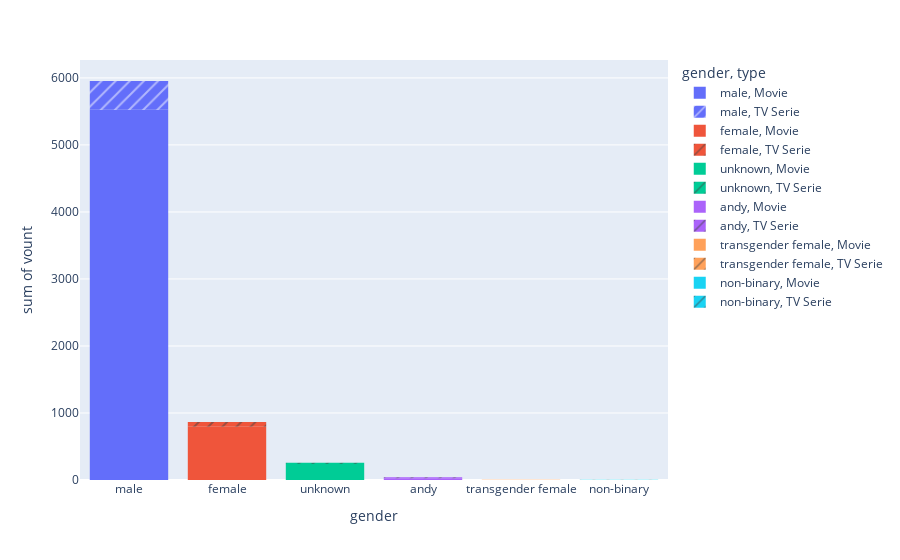

Source (notebook cell):
### Code cell
fig = px.histogram(df, x="gender", y="vount", color="gender", pattern_shape="type")
fig.show()

### Figure 1 — Plotly figure (JSON) as saved in the notebook; plotly's stock layout.template omitted (floating-point values rounded to 4 significant figures)
{"data": [{"alignmentgroup": "True", "bingroup": "x", "histfunc": "sum", "hovertemplate": "gender=%{x}<br>type=Movie<br>sum of vount=%{y}<extra></extra>", "legendgroup": "male, Movie", "marker": {"color": "#636efa", "pattern": {"shape": ""}}, "name": "male, Movie", "offsetgroup": "male, Movie", "orientation": "v", "showlegend": true, "type": "histogram", "x": ["male"], "xaxis": "x", "y": [5524], "yaxis": "y"}, {"alignmentgroup": "True", "bingroup": "x", "histfunc": "sum", "hovertemplate": "gender=%{x}<br>type=TV Serie<br>sum of vount=%{y}<extra></extra>", "legendgroup": "male, TV Serie", "marker": {"color": "#636efa", "pattern": {"shape": "/"}}, "name": "male, TV Serie", "offsetgroup": "male, TV Serie", "orientation": "v", "showlegend": true, "type": "histogram", "x": ["male"], "xaxis": "x", "y": [430], "yaxis": "y"}, {"alignmentgroup": "True", "bingroup": "x", "histfunc": "sum", "hovertemplate": "gender=%{x}<br>type=Movie<br>sum of vount=%{y}<extra></extra>", "legendgroup": "female, Movie", "marker": {"color": "#EF553B", "pattern": {"shape": ""}}, "name": "female, Movie", "offsetgroup": "female, Movie", "orientation": "v", "showlegend": true, "type": "histogram", "x": ["female"], "xaxis": "x", "y": [794], "yaxis": "y"}, {"alignmentgroup": "True", "bingroup": "x", "histfunc": "sum", "hovertemplate": "gender=%{x}<br>type=TV Serie<br>sum of vount=%{y}<extra></extra>", "legendgroup": "female, TV Serie", "marker": {"color": "#EF553B", "pattern": {"shape": "/"}}, "name": "female, TV Serie", "offsetgroup": "female, TV Serie", "orientation": "v", "showlegend": true, "type": "histogram", "x": ["female"], "xaxis": "x", "y": [72], "yaxis": "y"}, {"alignmentgroup": "True", "bingroup": "x", "histfunc": "sum", "hovertemplate": "gender=%{x}<br>type=Movie<br>sum of vount=%{y}<extra></extra>", "legendgroup": "unknown, Movie", "marker": {"color": "#00cc96", "pattern": {"shape": ""}}, "name": "unknown, Movie", "offsetgroup": "unknown, Movie", "orientation": "v", "showlegend": true, "type": "histogram", "x": ["unknown"], "xaxis": "x", "y": [239], "yaxis": "y"}, {"alignmentgroup": "True", "bingroup": "x", "histfunc": "sum", "hovertemplate": "gender=%{x}<br>type=TV Serie<br>sum of vount=%{y}<extra></extra>", "legendgroup": "unknown, TV Serie", "marker": {"color": "#00cc96", "pattern": {"shape": "/"}}, "name": "unknown, TV Serie", "offsetgroup": "unknown, TV Serie", "orientation": "v", "showlegend": true, "type": "histogram", "x": ["unknown"], "xaxis": "x", "y": [17], "yaxis": "y"}, {"alignmentgroup": "True", "bingroup": "x", "histfunc": "sum", "hovertemplate": "gender=%{x}<br>type=Movie<br>sum of vount=%{y}<extra></extra>", "legendgroup": "andy, Movie", "marker": {"color": "#ab63fa", "pattern": {"shape": ""}}, "name": "andy, Movie", "offsetgroup": "andy, Movie", "orientation": "v", "showlegend": true, "type": "histogram", "x": ["andy"], "xaxis": "x", "y": [26], "yaxis": "y"}, {"alignmentgroup": "True", "bingroup": "x", "histfunc": "sum", "hovertemplate": "gender=%{x}<br>type=TV Serie<br>sum of vount=%{y}<extra></extra>", "legendgroup": "andy, TV Serie", "marker": {"color": "#ab63fa", "pattern": {"shape": "/"}}, "name": "andy, TV Serie", "offsetgroup": "andy, TV Serie", "orientation": "v", "showlegend": true, "type": "histogram", "x": ["andy"], "xaxis": "x", "y": [15], "yaxis": "y"}, {"alignmentgroup": "True", "bingroup": "x", "histfunc": "sum", "hovertemplate": "gender=%{x}<br>type=Movie<br>sum of vount=%{y}<extra></extra>", "legendgroup": "transgender female, Movie", "marker": {"color": "#FFA15A", "pattern": {"shape": ""}}, "name": "transgender female, Movie", "offsetgroup": "transgender female, Movie", "orientation": "v", "showlegend": true, "type": "histogram", "x": ["transgender female"], "xaxis": "x", "y": [4], "yaxis": "y"}, {"alignmentgroup": "True", "bingroup": "x", "histfunc": "sum", "hovertemplate": "gender=%{x}<br>type=TV Serie<br>sum of vount=%{y}<extra></extra>", "legendgroup": "transgender female, TV Serie", "marker": {"color": "#FFA15A", "pattern": {"shape": "/"}}, "name": "transgender female, TV Serie", "offsetgroup": "transgender female, TV Serie", "orientation": "v", "showlegend": true, "type": "histogram", "x": ["transgender female"], "xaxis": "x", "y": [0], "yaxis": "y"}, {"alignmentgroup": "True", "bingroup": "x", "histfunc": "sum", "hovertemplate": "gender=%{x}<br>type=Movie<br>sum of vount=%{y}<extra></extra>", "legendgroup": "non-binary, Movie", "marker": {"color": "#19d3f3", "pattern": {"shape": ""}}, "name": "non-binary, Movie", "offsetgroup": "non-binary, Movie", "orientation": "v", "showlegend": true, "type": "histogram", "x": ["non-binary"], "xaxis": "x", "y": [1], "yaxis": "y"}, {"alignmentgroup": "True", "bingroup": "x", "histfunc": "sum", "hovertemplate": "gender=%{x}<br>type=TV Serie<br>sum of vount=%{y}<extra></extra>", "legendgroup": "non-binary, TV Serie", "marker": {"color": "#19d3f3", "pattern": {"shape": "/"}}, "name": "non-binary, TV Serie", "offsetgroup": "non-binary, TV Serie", "orientation": "v", "showlegend": true, "type": "histogram", "x": ["non-binary"], "xaxis": "x", "y": [1], "yaxis": "y"}], "layout": {"barmode": "relative", "legend": {"title": {"text": "gender, type"}, "tracegroupgap": 0}, "margin": {"t": 60}, "xaxis": {"anchor": "y", "categoryarray": ["male", "female", "unknown", "andy", "transgender female", "non-binary"], "categoryorder": "array", "domain": [0, 1], "title": {"text": "gender"}}, "yaxis": {"anchor": "x", "domain": [0, 1], "title": {"text": "sum of vount"}}}}
